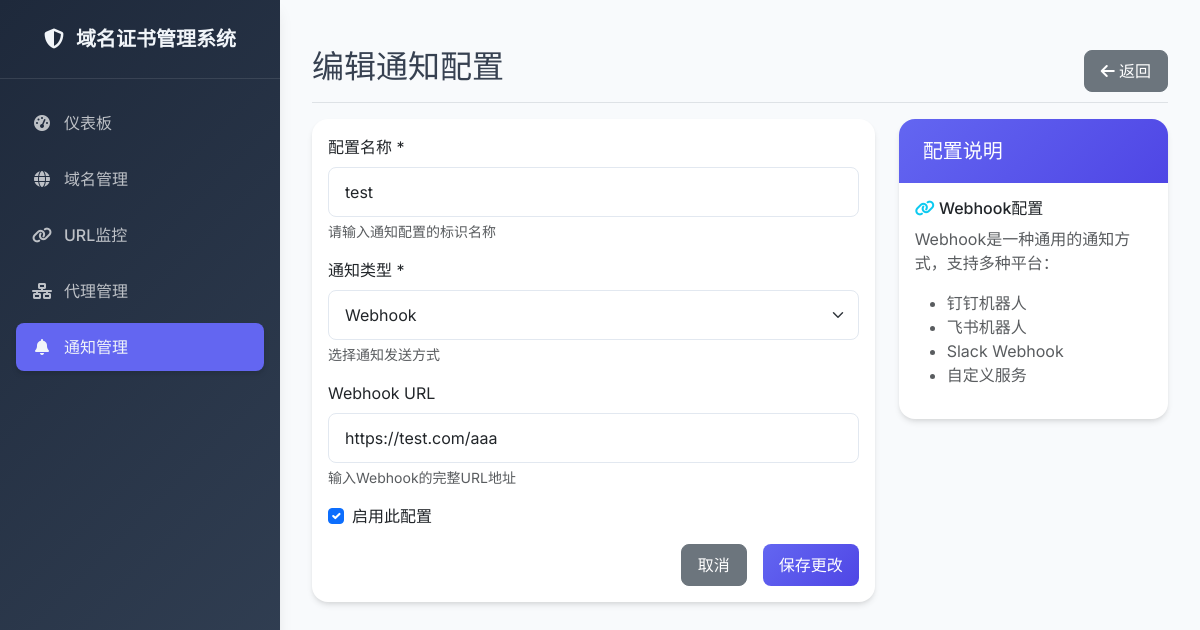
/notifications/config/1/edit, run on the app's committed database.
### app/models/notification.py (models this page shows, shortened)
class NotificationConfig(db.Model):
    id = db.Column(db.Integer, primary_key=True)
    name = db.Column(db.String(255), nullable=False)
    type = db.Column(db.String(50))  # 'webhook', 'wechat_bot'
    webhook_url = db.Column(db.String(500))
    wechat_bot_key = db.Column(db.String(255))
    is_active = db.Column(db.Boolean, default=True)
    created_at = db.Column(db.DateTime, default=datetime.utcnow)
    updated_at = db.Column(db.DateTime, default=datetime.utcnow, onupdate=datetime.utcnow)

### app/views/notifications.py (the view, shortened to what this page needs)
@notifications_bp.route('/notifications/config/<int:id>/edit', methods=['GET', 'POST'])
def edit_config(id):
    config = NotificationConfig.query.get_or_404(id)
    return render_template('notifications/edit_config.html', config=config)

### app/templates/notifications/edit_config.html (shortened to what this page needs)
{% extends "base.html" %}
{% block content %}
<div class="d-flex justify-content-between flex-wrap flex-md-nowrap align-items-center pt-3 pb-2 mb-3 border-bottom">
    <h1 class="h2">编辑通知配置</h1>
    <div class="btn-toolbar mb-2 mb-md-0">
        <a href="{{ url_for('notifications.config') }}" class="btn btn-secondary">
            <i class="fas fa-arrow-left"></i> 返回
        </a>
    </div>
</div>
<div class="row">
    <div class="col-md-8">
        <div class="card">
            <div class="card-body">
                <form method="POST">
                    <div class="mb-3">
                        <label for="name" class="form-label">配置名称 *</label>
                        <input type="text" class="form-control" id="name" name="name" required
                               value="{{ config.name }}" placeholder="例如: 企业微信群通知">
                        <div class="form-text">请输入通知配置的标识名称</div>
                    </div>
                    <div class="mb-3">
                        <label for="type" class="form-label">通知类型 *</label>
                        <select class="form-select" id="type" name="type" required>
                            <option value="webhook" {% if config.type == 'webhook' %}selected{% endif %}>Webhook</option>
                        </select>
                        <div class="form-text">选择通知发送方式</div>
                    </div>
                    <div class="mb-3" id="webhook_config" {% if config.type != 'webhook' %}style="display: none;"{% endif %}>
                        <label for="webhook_url" class="form-label">Webhook URL</label>
                        <input type="url" class="form-control" id="webhook_url" name="webhook_url"
                               value="{{ config.webhook_url or '' }}" placeholder="例如: https://hooks.slack.com/services/xxx/yyy/zzz">
                        <div class="form-text">输入Webhook的完整URL地址</div>
                    </div>
                    <div class="mb-3">
                        <div class="form-check">
                            <input class="form-check-input" type="checkbox" id="is_active" name="is_active"
                                   {% if config.is_active %}checked{% endif %}>
                            <label class="form-check-label" for="is_active">
                                启用此配置
                            </label>
                        </div>
                    </div>
                    <div class="d-grid gap-2 d-md-flex justify-content-md-end">
                        <a href="{{ url_for('notifications.config') }}" class="btn btn-secondary me-md-2">取消</a>
                        <button type="submit" class="btn btn-primary">保存更改</button>
                    </div>
                </form>
            </div>
        </div>
    </div>
    <div class="col-md-4">
        <div class="card">
            <div class="card-header">
                <h5 class="card-title mb-0">配置说明</h5>
            </div>
            <div class="card-body">
                <div id="webhook_help" {% if config.type != 'webhook' %}style="display: none;"{% endif %}>
                    <h6><i class="fas fa-link text-info"></i> Webhook配置</h6>
                    <p class="text-muted">Webhook是一种通用的通知方式，支持多种平台：</p>
                    <ul class="text-muted">
                        <li>钉钉机器人</li>
                        <li>飞书机器人</li>
                        <li>Slack Webhook</li>
                        <li>自定义服务</li>
                    </ul>
                </div>
            </div>
        </div>
    </div>
</div>
{% endblock %}

### app/templates/base.html (style rules this page uses)
:root { --primary-color: #6366f1; --primary-dark: #4f46e5; --secondary-color: #64748b; --success-color: #10b981; --warning-color: #f59e0b; --danger-color: #ef4444; --info-color: #06b6d4; --dark-bg: #1e293b; --dark-secondary: #334155; --dark-text: #f1f5f9; --light-bg: #f8fafc; --border-color: #e2e8f0; --shadow: 0 4px 6px -1px rgba(0, 0, 0, 0.1), 0 2px 4px -1px rgba(0, 0, 0, 0.06); --shadow-lg: 0 10px 15px -3px rgba(0, 0, 0, 0.1), 0 4px 6px -2px rgba(0, 0, 0, 0.05); }
* { font-family: 'Inter', -apple-system, BlinkMacSystemFont, 'Segoe UI', Roboto, sans-serif; }
body { background-color: var(--light-bg); color: #374151; }
.card { border: none; border-radius: 1rem; box-shadow: var(--shadow); transition: all 0.2s ease; }
.card-header { background: linear-gradient(135deg, var(--primary-color) 0%, var(--primary-dark) 100%); color: white; border-radius: 1rem 1rem 0 0 !important; border: none; padding: 1.25rem 1.5rem; }
.btn { border-radius: 0.5rem; font-weight: 500; padding: 0.5rem 1rem; transition: all 0.2s ease; }
.btn-primary { background: linear-gradient(135deg, var(--primary-color) 0%, var(--primary-dark) 100%); border: none; }
.form-control, .form-select { border-radius: 0.5rem; border: 1px solid var(--border-color); padding: 0.75rem 1rem; transition: all 0.2s ease; }

### data on the page
NotificationConfig: name "test", type "Webhook", webhook_url "https://test.com/aaa", is_active "☑"
